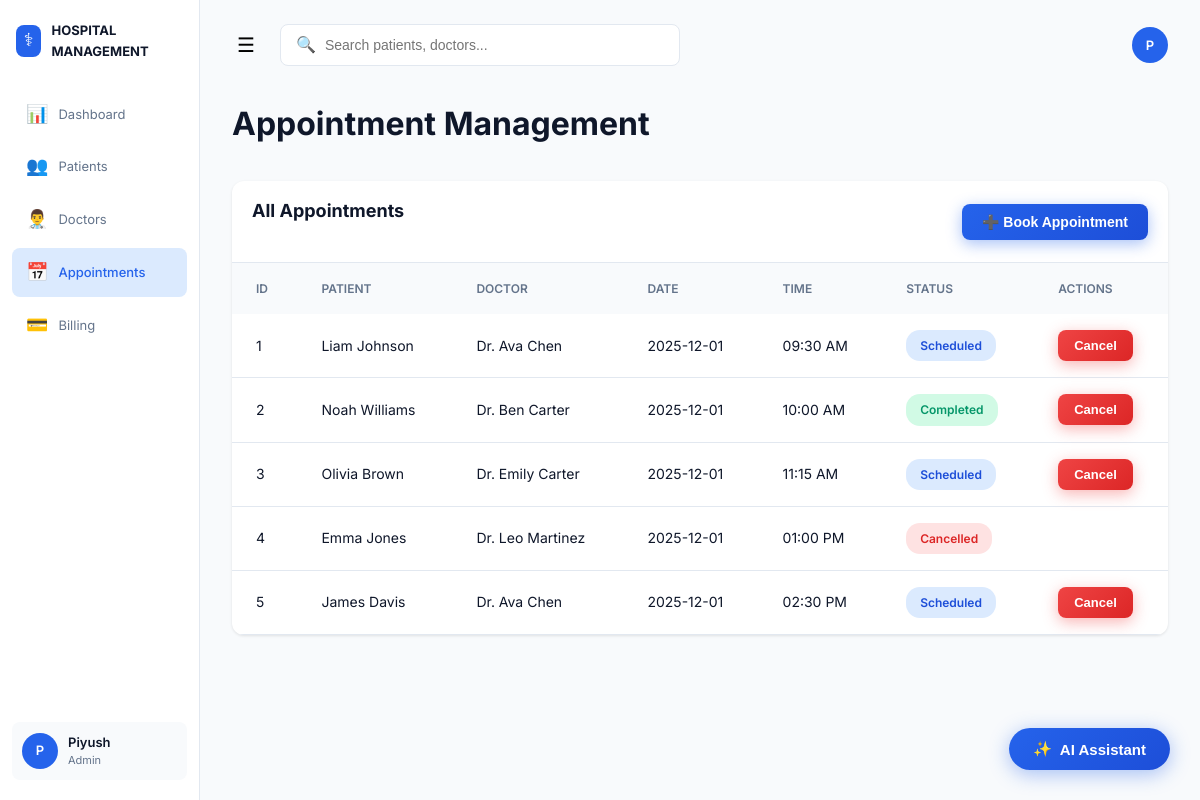
The app's page /appointments with its own data.
### app.py (models this page shows)
class Appointment(db.Model):
    id = db.Column(db.Integer, primary_key=True)
    patient_id = db.Column(db.Integer, db.ForeignKey('patient.id'), nullable=False)
    doctor_id = db.Column(db.Integer, db.ForeignKey('doctor.id'), nullable=False)
    appointment_date = db.Column(db.String(20), nullable=False)
    appointment_time = db.Column(db.String(20), nullable=False)
    status = db.Column(db.String(20), default='Scheduled')
    created_at = db.Column(db.DateTime, default=datetime.utcnow)
    patient = db.relationship('Patient', backref='appointments')
    doctor = db.relationship('Doctor', backref='appointments')

class Patient(db.Model):
    id = db.Column(db.Integer, primary_key=True)
    name = db.Column(db.String(100), nullable=False)
    age = db.Column(db.Integer, nullable=False)
    gender = db.Column(db.String(10), nullable=False)
    address = db.Column(db.String(200), nullable=False)
    contact = db.Column(db.String(20), nullable=False)
    medical_history = db.Column(db.Text)
    assigned_doctor_id = db.Column(db.Integer, db.ForeignKey('doctor.id'))
    created_at = db.Column(db.DateTime, default=datetime.utcnow)

class Doctor(db.Model):
    id = db.Column(db.Integer, primary_key=True)
    name = db.Column(db.String(100), nullable=False)
    specialization = db.Column(db.String(100), nullable=False)
    schedule = db.Column(db.String(200), nullable=False)
    created_at = db.Column(db.DateTime, default=datetime.utcnow)

### app.py (the view)
@app.route('/appointments')
def appointments():
    all_appointments = Appointment.query.all()
    patients = Patient.query.all()
    doctors = Doctor.query.all()
    return render_template('appointments.html', appointments=all_appointments, patients=patients, doctors=doctors)

### templates/appointments.html (shortened to what this page needs)
{% extends "base.html" %}
{% block content %}
<div class="welcome-header">
    <h1>Appointment Management</h1>
</div>
<div class="data-table">
    <div class="table-header">
        <h2 class="section-title">All Appointments</h2>
        <button class="btn btn-primary" onclick="openAddAppointmentModal()">➕ Book Appointment</button>
    </div>
    <div class="table-wrapper">
        <table>
            <thead>
                <tr>
                    <th>ID</th>
                    <th>PATIENT</th>
                    <th>DOCTOR</th>
                    <th>DATE</th>
                    <th>TIME</th>
                    <th>STATUS</th>
                    <th>ACTIONS</th>
                </tr>
            </thead>
            <tbody>
                {% for appointment in appointments %}
                <tr>
                    <td>{{ appointment.id }}</td>
                    <td>{{ appointment.patient.name }}</td>
                    <td>{{ appointment.doctor.name }}</td>
                    <td>{{ appointment.appointment_date }}</td>
                    <td>{{ appointment.appointment_time }}</td>
                    <td>
                        <span class="status-badge {{ appointment.status.lower() }}">
                            {{ appointment.status }}
                        </span>
                    </td>
                    <td>
                        <div class="action-buttons">
                            {% if appointment.status != 'Cancelled' %}
                            <button class="btn btn-sm btn-danger"
                                onclick="cancelAppointment({{ appointment.id }})">Cancel</button>
                            {% endif %}
                        </div>
                    </td>
                </tr>
                {% endfor %}
            </tbody>
        </table>
    </div>
</div>
{% endblock %}

### static/css/style.css (style rules this page uses)
:root { --primary-blue: #2563eb; --primary-blue-hover: #1d4ed8; --bg-light: #f8fafc; --bg-white: #ffffff; --text-dark: #0f172a; --text-gray: #64748b; --border-color: #e2e8f0; --success-green: #10b981; --warning-red: #ef4444; --card-shadow: 0 1px 3px rgba(0, 0, 0, 0.1); --card-shadow-hover: 0 4px 12px rgba(0, 0, 0, 0.15); }
* { margin: 0; padding: 0; box-sizing: border-box; }
body { font-family: 'Inter', -apple-system, BlinkMacSystemFont, 'Segoe UI', sans-serif; background-color: var(--bg-light); color: var(--text-dark); line-height: 1.6; }
.welcome-header h1 { font-size: 32px; font-weight: 700; margin-bottom: 32px; }
.section-title { font-size: 18px; font-weight: 700; margin-bottom: 20px; }
.status-badge { display: inline-block; padding: 6px 14px; border-radius: 14px; font-size: 12px; font-weight: 600; }
.status-badge.scheduled { background: #dbeafe; color: #1d4ed8; }
.status-badge.completed { background: #d1fae5; color: #059669; }
.status-badge.cancelled { background: #fee2e2; color: #dc2626; }
.btn { padding: 10px 20px; border: none; border-radius: 8px; font-size: 14px; font-weight: 600; cursor: pointer; transition: all 0.3s ease; box-shadow: 0 2px 8px rgba(0, 0, 0, 0.1); position: relative; overflow: hidden; display: inline-flex; align-items: center; gap: 8px; }
.btn::before { content: ''; position: absolute; top: 0; left: -100%; width: 100%; height: 100%; background: linear-gradient(90deg, transparent, rgba(255, 255, 255, 0.3), transparent); transition: left 0.5s; }
.btn-primary { background: linear-gradient(135deg, #2563eb 0%, #1d4ed8 100%); color: white; box-shadow: 0 4px 15px rgba(37, 99, 235, 0.4); }
.btn-danger { background: linear-gradient(135deg, #ef4444 0%, #dc2626 100%); color: white; box-shadow: 0 4px 15px rgba(239, 68, 68, 0.4); }
.btn-sm { padding: 8px 16px; font-size: 13px; border-radius: 8px; }
.data-table { width: 100%; background: var(--bg-white); border-radius: 12px; box-shadow: var(--card-shadow); overflow: hidden; }
.table-header { padding: 16px 20px; border-bottom: 1px solid var(--border-color); display: flex; justify-content: space-between; align-items: center; }
.table-wrapper { overflow-x: auto; }
table { width: 100%; border-collapse: collapse; }
table thead { background: var(--bg-light); }
table th { text-align: left; padding: 16px 24px; font-size: 12px; font-weight: 600; color: var(--text-gray); text-transform: uppercase; }
table td { padding: 16px 24px; border-bottom: 1px solid var(--border-color); font-size: 14px; }
.action-buttons { display: flex; gap: 8px; }

### records on screen
Appointment: id "1", patient.name "Liam Johnson", doctor.name "Dr. Ava Chen", appointment_date "2025-12-01", appointment_time "09:30 AM", status "Scheduled"
Appointment: id "2", patient.name "Noah Williams", doctor.name "Dr. Ben Carter", appointment_date "2025-12-01", appointment_time "10:00 AM", status "Completed"
Appointment: id "3", patient.name "Olivia Brown", doctor.name "Dr. Emily Carter", appointment_date "2025-12-01", appointment_time "11:15 AM", status "Scheduled"
Appointment: id "4", patient.name "Emma Jones", doctor.name "Dr. Leo Martinez", appointment_date "2025-12-01", appointment_time "01:00 PM", status "Cancelled"
Appointment: id "5", patient.name "James Davis", doctor.name "Dr. Ava Chen", appointment_date "2025-12-01", appointment_time "02:30 PM", status "Scheduled"
